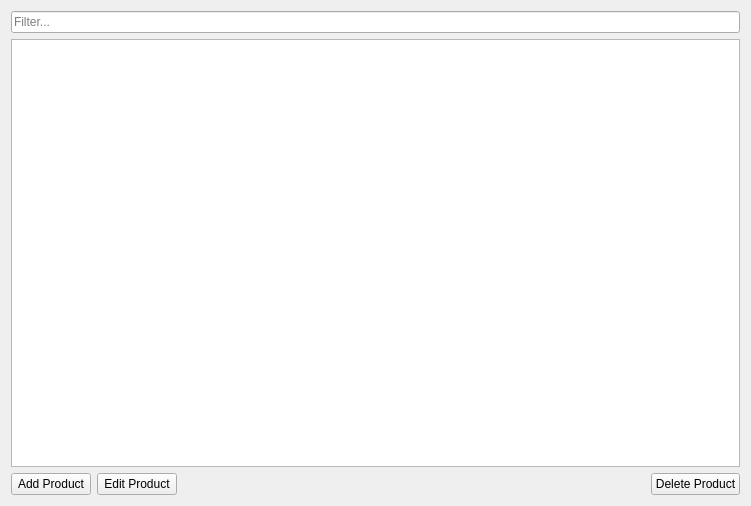
<?xml version="1.0" encoding="UTF-8"?>
<ui version="4.0">
 <class>ProductsWidget</class>
 <widget class="QWidget" name="ProductsWidget">
  <property name="geometry">
   <rect>
    <x>0</x>
    <y>0</y>
    <width>751</width>
    <height>506</height>
   </rect>
  </property>
  <property name="windowTitle">
   <string>Form</string>
  </property>
  <layout class="QVBoxLayout" name="verticalLayout">
   <item>
    <widget class="QLineEdit" name="leFilter">
     <property name="placeholderText">
      <string>Filter...</string>
     </property>
    </widget>
   </item>
   <item>
    <widget class="QTableView" name="tblProducts">
     <property name="selectionMode">
      <enum>QAbstractItemView::SingleSelection</enum>
     </property>
     <property name="selectionBehavior">
      <enum>QAbstractItemView::SelectRows</enum>
     </property>
     <attribute name="horizontalHeaderStretchLastSection">
      <bool>true</bool>
     </attribute>
    </widget>
   </item>
   <item>
    <layout class="QHBoxLayout" name="horizontalLayout">
     <item>
      <widget class="QPushButton" name="btnAdd">
       <property name="text">
        <string>Add Product</string>
       </property>
      </widget>
     </item>
     <item>
      <widget class="QPushButton" name="btnEdit">
       <property name="text">
        <string>Edit Product</string>
       </property>
      </widget>
     </item>
     <item>
      <spacer name="horizontalSpacer">
       <property name="orientation">
        <enum>Qt::Horizontal</enum>
       </property>
       <property name="sizeHint" stdset="0">
        <size>
         <width>40</width>
         <height>20</height>
        </size>
       </property>
      </spacer>
     </item>
     <item>
      <widget class="QPushButton" name="btnDelete">
       <property name="text">
        <string>Delete Product</string>
       </property>
      </widget>
     </item>
    </layout>
   </item>
  </layout>
 </widget>
 <resources/>
 <connections/>
</ui>
